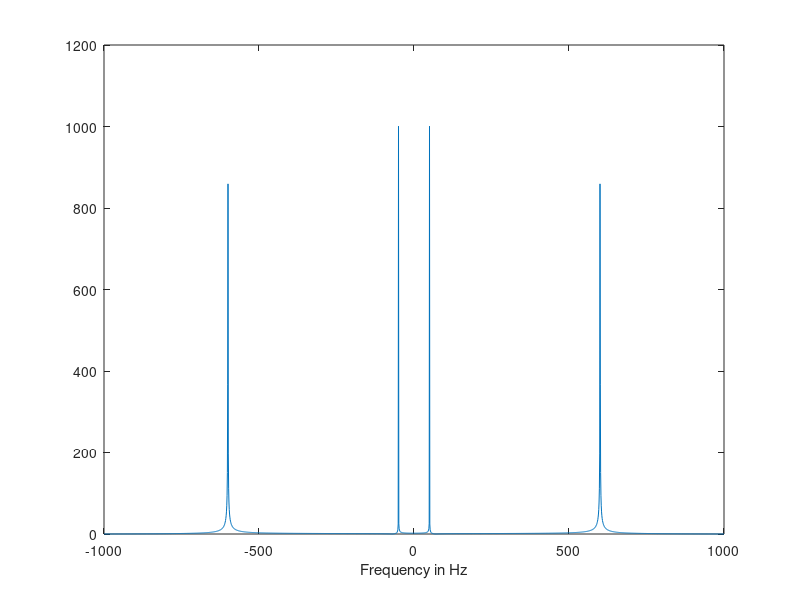

This chart was generated by the following MATLAB code: (Note: this script raises an error after producing the figure.)
%Q1
clear all;
close all;
clc;
F0 = 600;   %function frequency
F1 = 50;
Fs = 2000; %sample rate
Ts = 1/Fs;
t = 0:Ts:1;
N = length(t);

x = cos(2*pi*F0*t)+ cos(2*pi*F1*t);
X = abs(fftshift(fft(x)));  %fft
freq = -Fs/2:Fs/(N-1):Fs/2;
plot(freq, X);
xlabel('Frequency in Hz');

%%
%Q2
load('f7.mat');
Ts = 1/Fs;
t = Ts:Ts:0.25;
N = length(t);
% sound(d(9,:),Fs);
% pause(1);
    X = [];
for i=1:1:10
    x = [];
    %clear x
    for n = 1:1:2048
        x(1,n) = d(i,n);
        %get 'i'th phone number
    end

%     sound(d(i,:),Fs);
%     pause(0.5);
    X(i,:) = abs(fftshift(fft(x)));
end


freq = -Fs/2:Fs/(N-1):Fs/2;

peaks = [];
pos = [];
curs = 1;
ycurs = 0;
for i=1:1:10
    curs = 1;
    ycurs = ycurs + 1;
    for n = 2:1:(length(freq)-1)
            if (X(i,n) > 462)
            peaks(ycurs,curs) = X(i,n);
            pos(ycurs,curs) = freq(n);
            curs = curs + 1;
        end
    end
end

numbers = [];
%top row
for i=1:1:10
    if round(pos(i,4)) == 1211
        if round(pos(i,3)) == 698
            num(i) = '1';
        elseif round(pos(i,3)) == 770
            num(i) = '4';
        elseif round(pos(i,3)) == 854
            num(i) = '7';
        end
    elseif round(pos(i,4)) == 1339
        if round(pos(i,3)) == 698
            num(i) = '2';
        elseif round(pos(i,3)) == 770
            num(i) = '5';
        elseif round(pos(i,3)) == 854
            num(i) = '8';
        end
    elseif round(pos(i,4)) == 1479
        if round(pos(i,3)) == 698
            num(i) = '3';
        elseif round(pos(i,3)) == 770
            num(i) = '6';
        elseif round(pos(i,3)) == 854
            num(i) = '9';
        end
    end
end

figure(2)
axis off;
gtext(num,'fontsize',90);